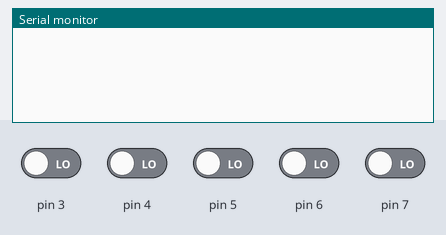
Recording of a sketch running on a simulated Arduino Uno, built with avr-gcc and run on an emulated ATmega328P. On the bench: the last lines printed to the serial monitor. The inputs (shaded band) are chosen by the test bench; at power-on: pin 3–7 LOW.

Above: at 1.2 s.
1.3 s: pin 7 driven HIGH
At 2.4 s:
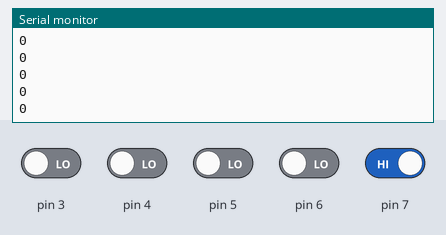
3.2 s: pin 3 driven HIGH
At 4.0 s:
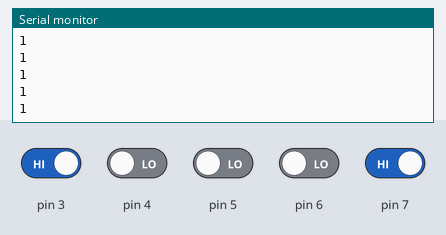
4.7 s: pin 4 driven HIGH
At 5.7 s:
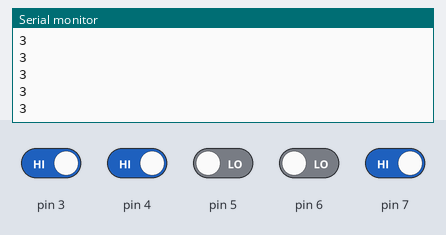
6.2 s: pin 5 driven HIGH
At 7.3 s:
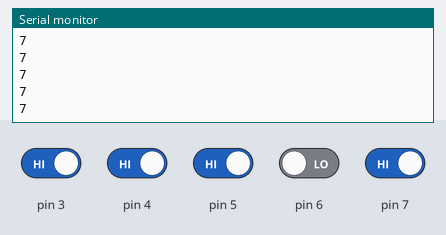
7.7 s: pin 3 driven LOW
At 8.6 s:
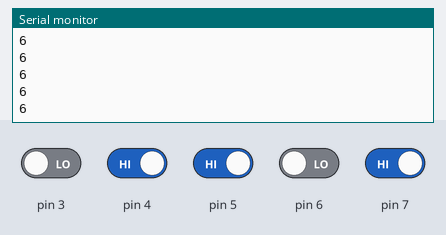
Timing chart, 0 to 9.1 s (numbered marks = the images above; inputs shaded):
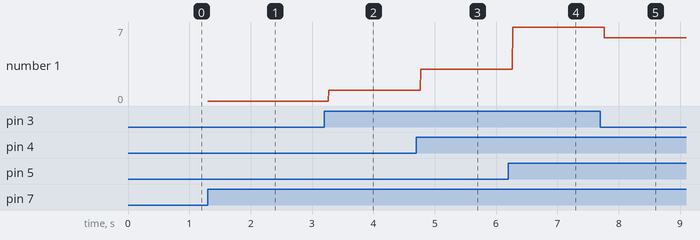

Measured:
- after the input at 1.3 s, the serial monitor: prints a new line at once (image 1)
- after the input at 3.2 s, the serial monitor: prints a new line after 0.07 s (image 2)
- after the input at 4.7 s, the serial monitor: prints a new line after 0.07 s (image 3)
- after the input at 6.2 s, the serial monitor: prints a new line after 0.07 s (image 4)
- after the input at 7.7 s, the serial monitor: prints a new line after 0.07 s (image 5)
- plotted number 1: 0 → 1 after the input at 3.2 s, 1 → 3 after the input at 4.7 s, 3 → 7 after the input at 6.2 s, 7 → 6 after the input at 7.7 s

The sketch:

day59.ino
```cpp
int DTMFdata=0;
void setup() {
  // put your setup code here, to run once:
  pinMode(3,INPUT);
  pinMode(4,INPUT);
  pinMode(5,INPUT);
  pinMode(6,INPUT);
  pinMode(7,INPUT);
  Serial.begin(9600);
}

void loop() {
  DTMFdata=0;
  // put your main code here, to run repeatedly:
  if (digitalRead(7)==HIGH){
    if (digitalRead(6)==HIGH){
    }
    if (digitalRead(5)==HIGH){
      DTMFdata+=4;
    }
    if (digitalRead(4)==HIGH){
      DTMFdata+=2;
    }
    if (digitalRead(3)==HIGH){
      DTMFdata+=1;
    }
    if (DTMFdata==10){
      DTMFdata=0;
    }
    Serial.println(DTMFdata);
  }

}
```
